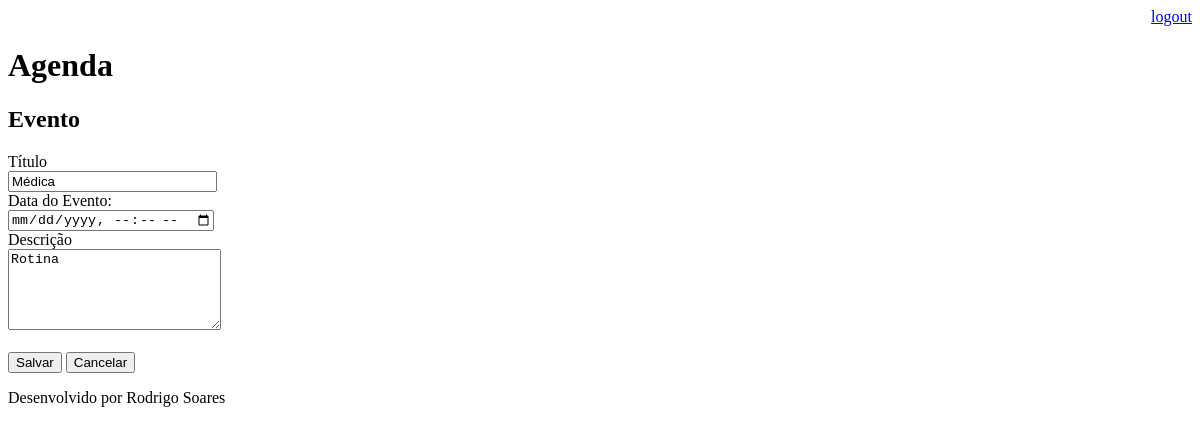
The page /agenda/evento/?id=2 (signed in) on the database as committed earlier.
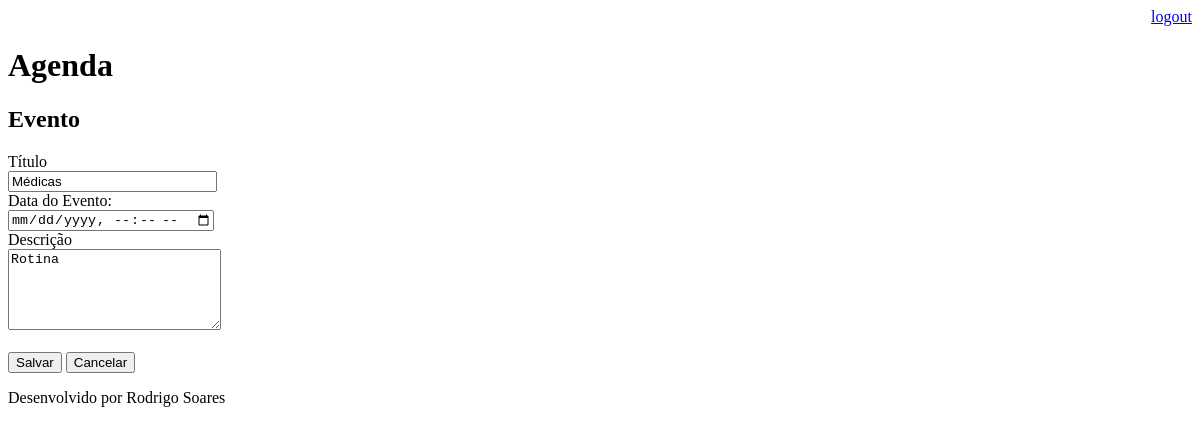
The same page on the database as committed later.
### core/models.py (models this page shows, shortened)
class Evento (models.Model):
    titulo = models.CharField(max_length=100)
    descricao = models.TextField(blank=True, null=True)
    data_evento = models.DateTimeField(verbose_name='Data do Evento')
    data_criacao = models.DateTimeField(auto_now=True)
    usuario = models.ForeignKey(User, on_delete=models.CASCADE)
    class Meta:
        db_table = 'evento'

### core/views.py (the view)
# urls.py: path('agenda/evento/', views.evento),
@login_required(login_url='/login/')
def evento(request):
    id_evento = request.GET.get('id')
    dados = {}
    if id_evento:
        dados['evento'] = Evento.objects.get(id=id_evento)
    return render(request, 'evento.html', dados)

### templates/evento.html (shortened to what this page needs)
{% extends "model-page.html" %}
{% block content %}
<h2>Evento</h2>
<form action="submit" method="POST">{% csrf_token %}
    <label>Título</label>
    <br>
    <input type="text" name="titulo" size="23" value="{{ evento.titulo }}">
    <br>
    <label>Data do Evento:</label>
    <br>
    <input type="datetime-local" name="data_evento" value="{{ evento.get_data_input_evento }}">
    <br>
    <label>Descrição</label>
    <br>
    <textarea name="descricao" rows="5" cols="24">{{ evento.descricao }}</textarea>
    <br><br>
    <button type="submit">Salvar</button>
    <a href="/">
        <button type="button">Cancelar</button>
    </a>
</form>
{% endblock %}

Rows that differ between the two databases and show on the page:
changed Evento "Rotina": titulo "Médica" → "Médicas"
